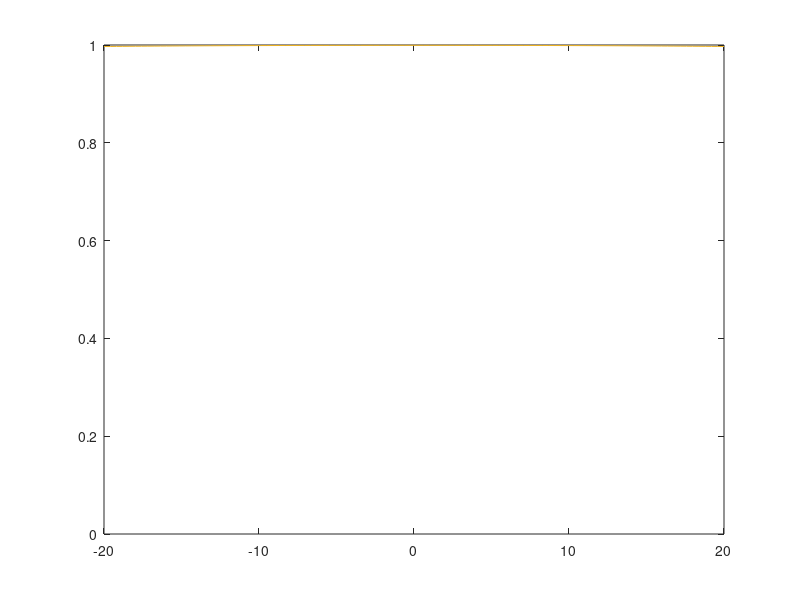

Write the MATLAB code that produced this figure.



sigmas = linspace(0,30,10);
sigmaA = 3;
sigmaB = 15;
priorA = 0.73;
lapseRate = 0.0;
s_hat = linspace(-20, 20,100);
l_color = lines(length(sigmas));
figure;
for i = 1:length(sigmas)
    sigma = sigmas(i);
    k1 = 1/2*log((sigma.^2 + sigmaB.^2)./(sigma.^2 + sigmaA.^2)) + log(priorA./(1-priorA));
    k2 = 1/2*(sigmaB.^2 - sigmaA.^2) ./ ((sigma.^2 + sigmaA.^2) .* (sigma.^2 + sigmaB.^2));
    k = sqrt(k1./k2);

    unreal_k = ~arrayfun(@isreal, k);
    k(unreal_k) = 0; % give 0 to pass by erf function
    LCA = ((1/2)*(erf((s_hat+k)./sigma./sqrt(2)) - erf((s_hat-k)./sigma./sqrt(2)))); % p(C='A'|s)
    LCA(unreal_k) = 0;
    pA = LCA * (1-lapseRate) + lapseRate * 0.5;
    hold off;
    plot(s_hat, pA, 'color', l_color(i,:));
    ylim([0, 1]);
    pause();
end